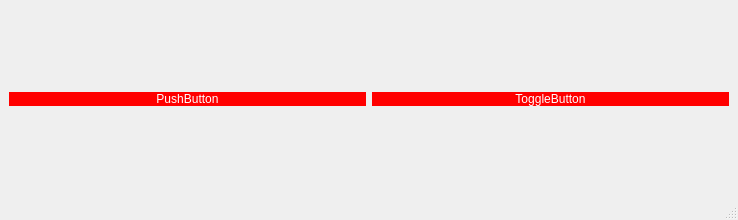
<?xml version="1.0" encoding="UTF-8"?>
<ui version="4.0">
 <class>MainWindow</class>
 <widget class="QMainWindow" name="MainWindow">
  <property name="geometry">
   <rect>
    <x>0</x>
    <y>0</y>
    <width>738</width>
    <height>220</height>
   </rect>
  </property>
  <property name="windowTitle">
   <string>MainWindow</string>
  </property>
  <widget class="QWidget" name="centralwidget">
   <layout class="QGridLayout" name="gridLayout">
    <item row="0" column="0">
     <layout class="QHBoxLayout" name="horizontalLayout">
      <item>
       <widget class="QPushButton" name="pushButton">
        <property name="styleSheet">
         <string notr="true">QPushButton{
	border : none;
	color : white;
	font : italic 28pt &quot;Arial&quot;;
	background : red;
	border-radius : 10;
}
QPushButton::hover{
	border : 2px solid #4CAF50;
	color : grey;
	font : italic 28pt &quot;Arial&quot;;
	background : red;
	border-radius : 10;
}
QPushButton::pressed{
	border : none;
	color : white;
	font : italic 28pt &quot;Arial&quot;;
	background : blue;
	border-radius : 10;
}</string>
        </property>
        <property name="text">
         <string>PushButton</string>
        </property>
       </widget>
      </item>
      <item>
       <widget class="QPushButton" name="pushButton_2">
        <property name="styleSheet">
         <string notr="true">QPushButton{
	border : none;
	color : white;
	font : italic 28pt &quot;Arial&quot;;
	background : red;
	border-radius : 10;
}
QPushButton::hover{
	border : 2px solid #4CAF50;
	color : grey;
	font : italic 28pt &quot;Arial&quot;;
	background : red;
	border-radius : 10;
}
QPushButton::checked{
	border : 2px solid #4CAF50;
	color : red;
	font : italic 28pt &quot;Arial&quot;;
	background :black;
	border-radius : 10;
}
QPushButton::pressed{
	border : none;
	color : white;
	font : italic 28pt &quot;Arial&quot;;
	background : blue;
	border-radius : 10;
}</string>
        </property>
        <property name="text">
         <string>ToggleButton</string>
        </property>
        <property name="checkable">
         <bool>true</bool>
        </property>
       </widget>
      </item>
     </layout>
    </item>
   </layout>
  </widget>
  <widget class="QMenuBar" name="menubar">
   <property name="geometry">
    <rect>
     <x>0</x>
     <y>0</y>
     <width>738</width>
     <height>21</height>
    </rect>
   </property>
  </widget>
  <widget class="QStatusBar" name="statusbar"/>
 </widget>
 <resources/>
 <connections/>
</ui>
